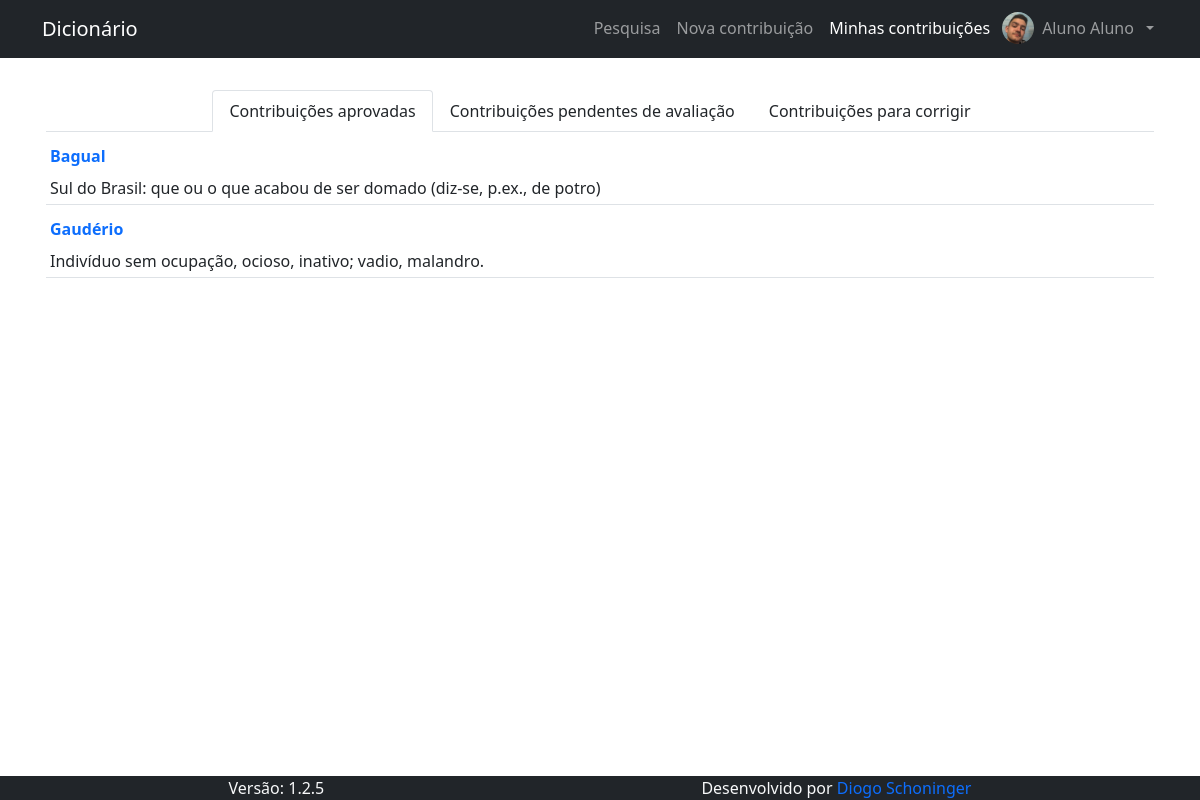
The app's page /pages/contribuicoes/minhas_contribuicoes.php (signed in), older data.
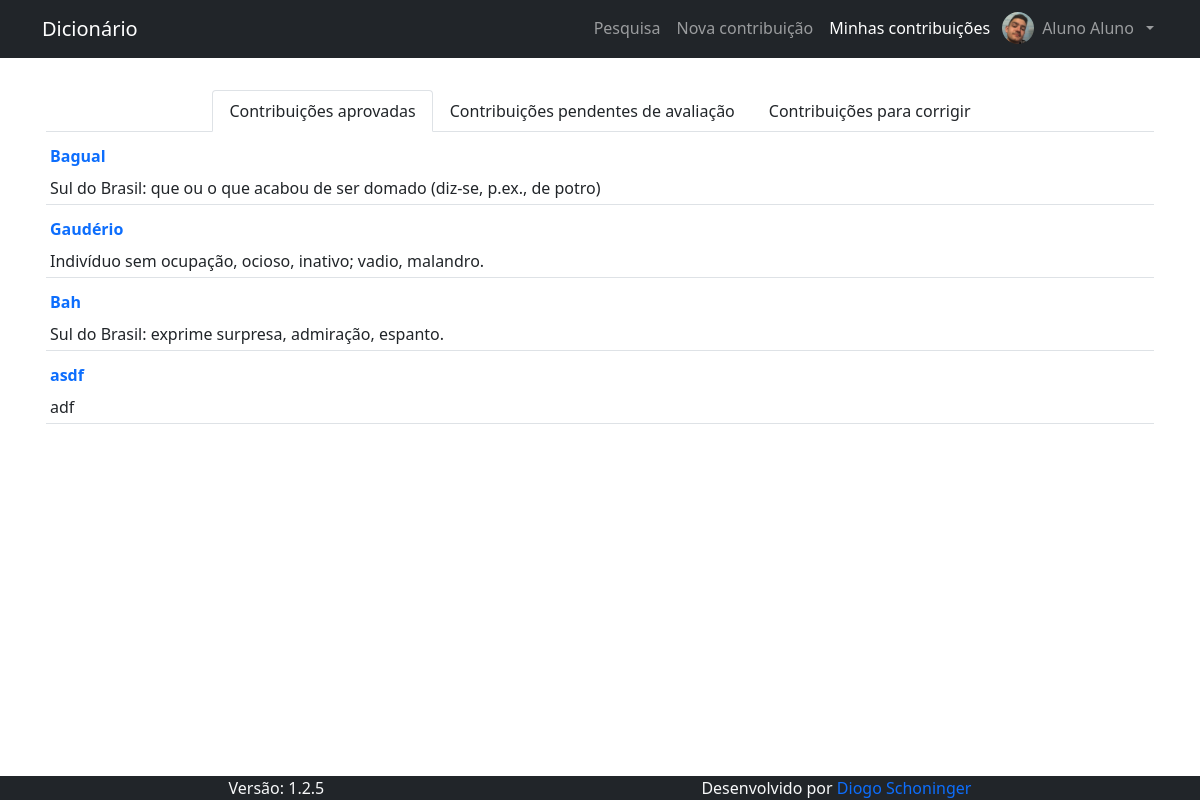
The same page, newer data.
### tables this page shows
CREATE TABLE IF NOT EXISTS `contribuicao` (
  `id_contribuicao` int(11) NOT NULL AUTO_INCREMENT,
  `contribuicao` text NOT NULL,
  `silabacao` text NOT NULL,
  `classe_gramatical` text NOT NULL,
  `significados` text NOT NULL,
  `formacao` text NOT NULL,
  `comentarios` text DEFAULT NULL,
  `id_autor` int(11) NOT NULL,
  `exemplos` text NOT NULL,
  `situacao` text NOT NULL,
  `comentarios_avaliador` text NOT NULL,
  PRIMARY KEY (`id_contribuicao`)
);

### pages/contribuicoes/minhas_contribuicoes.php (the view, shortened to what this page needs)
<div class="container">
  <div class="nav nav-tabs justify-content-center mt-3" id="nav-tab" role="tablist">
    <button class="nav-link text-dark active" id="nav-tab-contribuicoes-aprovadas" data-bs-toggle="tab" data-bs-target="#nav-contribuicoes-aprovadas" type="button" role="tab" aria-controls="nav-contribuicoes-aprovadas" aria-selected="true">Contribuições  aprovadas</button>
    <button class="nav-link text-dark" id="nav-tab-contribuicoes-pendentes" data-bs-toggle="tab" data-bs-target="#nav-contribuicoes-pendentes" type="button" role="tab" aria-controls="nav-contribuicoes-pendentes" aria-selected="false">Contribuições pendentes de avaliação</button>
    <button class="nav-link text-dark" id="nav-tab-contribuicoes-em-correcao" data-bs-toggle="tab" data-bs-target="#nav-contribuicoes-em-correcao" type="button" role="tab" aria-controls="nav-contribuicoes-em-correcao" aria-selected="false">Contribuições para corrigir</button>
  </div>
  <div class="tab-content" id="nav-tabContent">
    <div class="tab-pane fade show active" id="nav-contribuicoes-aprovadas" role="tabpanel" aria-labelledby="nav-tab-contribuicoes-aprovadas">
      <table class="table table-sm">
        <tbody>
          <?php
            $conn = open_db();
            $result = $conn->query("SELECT id_contribuicao, contribuicao, significados FROM contribuicao WHERE id_autor = {$_SESSION["id_usuario"]} AND situacao LIKE 'Aprovada'");
            while ( $contribuicao = $result->fetch_object() ) :
          ?>
            <tr>
              <td>
                <a href="<?php echo BASE_URL ?>pages/contribuicoes/detalhes_contribuicao.php?id_contribuicao=<?php echo $contribuicao->id_contribuicao ?>" class="nav-link px-0">
                  <span class="fw-bold"><?php echo $contribuicao->contribuicao ?></span><br/>
                </a>
                <span><?php echo $contribuicao->significados ?></span><br/>
              </td>
            </tr>
          <?php endwhile ?>
        </tbody>
      </table>
    </div>
  </div>
</div>

Row changes from the older to the newer data that the page shows:
now on this page (row edited): contribuicao: contribuicao "Bah", significados "Sul do Brasil: exprime surpresa, admiração, espanto."
now on this page (row edited): contribuicao: contribuicao "asdf", significados "adf"
